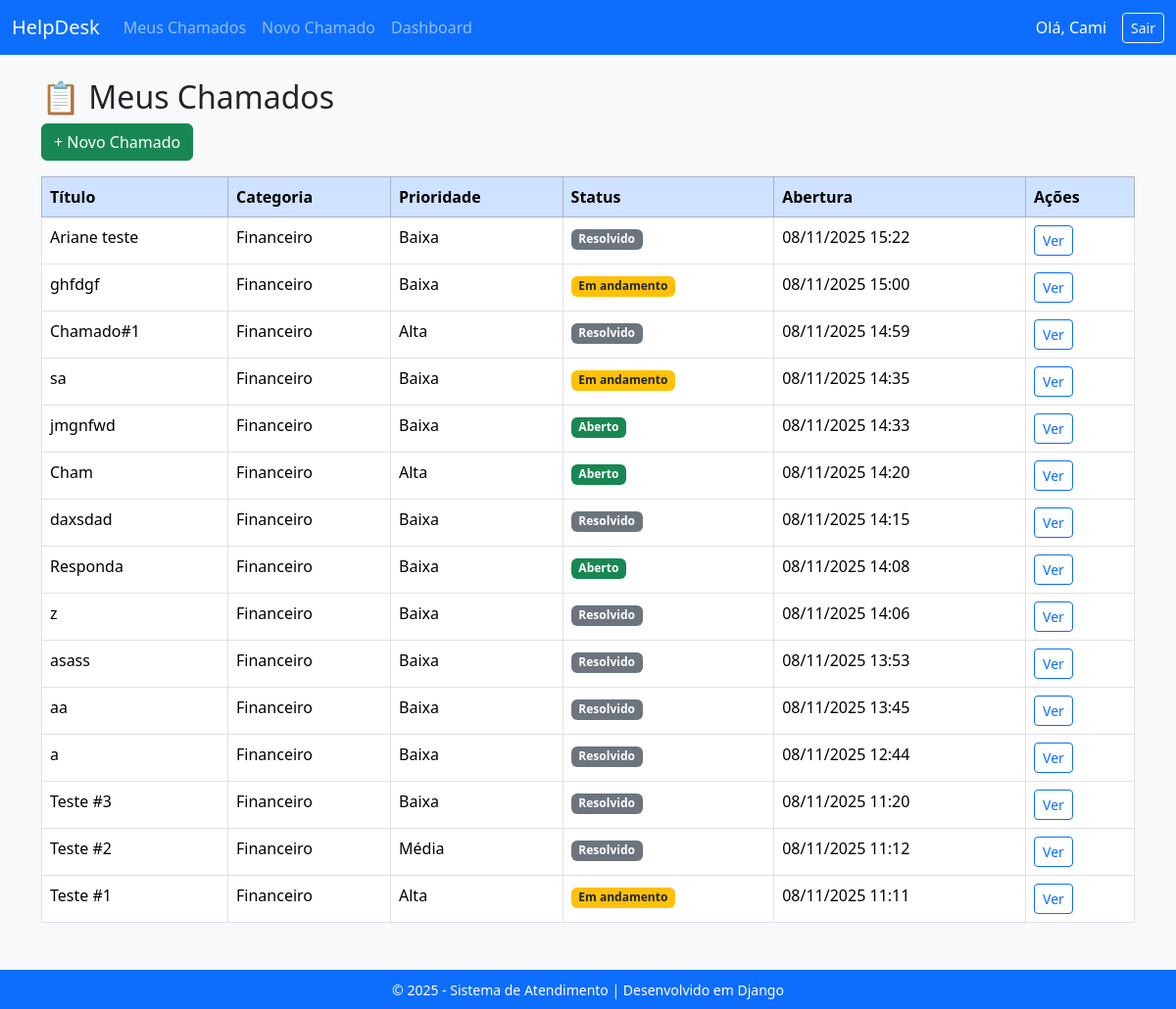
The app's page / (signed in) with its own data.
### atendimento/models.py (models this page shows, shortened)
class Usuario(AbstractUser):
    TIPOS_USUARIO = (
        ('administrativo', 'Administrativo'),
        ('atendente', 'Atendente'),
        ('cliente', 'Cliente'),
    )
    tipo = models.CharField(
        max_length=20,
        choices=TIPOS_USUARIO,
        default='cliente',
        verbose_name='Tipo de Usuário'
    )

class Chamado(models.Model):
    titulo = models.CharField(max_length=200)
    descricao = models.TextField()
    usuario = models.ForeignKey(settings.AUTH_USER_MODEL, on_delete=models.CASCADE, related_name='chamados')
    categoria = models.ForeignKey(Categoria, on_delete=models.SET_NULL, null=True, blank=True)
    prioridade = models.CharField(max_length=10, choices=(('baixa', 'Baixa'), ('media', 'Média'), ('alta', 'Alta')))
    status = models.CharField(max_length=20, choices=(('aberto', 'Aberto'), ('andamento', 'Em andamento'), ('resolvido', 'Resolvido')), default='aberto')
    data_abertura = models.DateTimeField(auto_now_add=True)
    data_atualizacao = models.DateTimeField(auto_now=True)

class Categoria(models.Model):
    nome = models.CharField(max_length=100)

### atendimento/views.py (the view)
# urls.py: path('', views.index, name='index'),
@login_required
def index(request):
    user = request.user
    if user.tipo == 'administrativo':
        chamados = Chamado.objects.all().order_by('-data_abertura')
    elif user.tipo == 'atendente':
        chamados = Chamado.objects.filter(
            usuario__tipo='cliente'
        ).exclude(status='resolvido').order_by('-data_abertura')
    else:  # cliente
        chamados = Chamado.objects.filter(usuario=user).order_by('-data_abertura')
    return render(request, 'atendimento/index.html', {'chamados': chamados})

### atendimento/templates/atendimento/index.html (shortened to what this page needs)
{% extends 'atendimento/base.html' %}
{% block content %}
<h2>📋 Meus Chamados</h2>
<a href="{% url 'novo_chamado' %}" class="btn btn-success mb-3">+ Novo Chamado</a>
{% if chamados %}
<table class="table table-bordered table-hover bg-white">
    <thead class="table-primary">
        <tr>
            <th>Título</th>
            <th>Categoria</th>
            <th>Prioridade</th>
            <th>Status</th>
            <th>Abertura</th>
            <th>Ações</th>
        </tr>
    </thead>
    <tbody>
        {% for c in chamados %}
        <tr>
            <td>{{ c.titulo }}</td>
            <td>{{ c.categoria.nome }}</td>
            <td>{{ c.get_prioridade_display }}</td>
            <td>
                {% if c.status == 'aberto' %}
                    <span class="badge bg-success">Aberto</span>
                {% elif c.status == 'andamento' %}
                    <span class="badge bg-warning text-dark">Em andamento</span>
                {% else %}
                    <span class="badge bg-secondary">Resolvido</span>
                {% endif %}
            </td>
            <td>{{ c.data_abertura|date:"d/m/Y H:i" }}</td>
            <td><a href="{% url 'chamado_detalhes' c.id %}" class="btn btn-sm btn-outline-primary">Ver</a></td>
        </tr>
        {% endfor %}
    </tbody>
</table>
{% else %}
<div class="alert alert-info">Você ainda não possui chamados.</div>
{% endif %}
{% endblock %}

### atendimento/templates/atendimento/base.html (shortened to what this page needs)
<!DOCTYPE html>
<html lang="pt-br">
<head>
    <link href="https://cdn.jsdelivr.net/npm/bootstrap@5.3.2/dist/css/bootstrap.min.css" rel="stylesheet">
</head>
<body class="bg-light">
<nav class="navbar navbar-expand-lg navbar-dark bg-primary">
    <div class="container-fluid">
        <a class="navbar-brand" href="{% url 'index' %}">HelpDesk</a>
        <div class="collapse navbar-collapse" id="navbarNav">
            <ul class="navbar-nav me-auto">
                <li class="nav-item"><a class="nav-link" href="{% url 'index' %}">Meus Chamados</a></li>
                <li class="nav-item"><a class="nav-link" href="{% url 'novo_chamado' %}">Novo Chamado</a></li>
                <li class="nav-item"><a class="nav-link" href="{% url 'dashboard' %}">Dashboard</a></li>
            </ul>
            {% if user.is_authenticated %}
            <span class="navbar-text text-white me-3">Olá, {{ user.username }}</span>
            <a href="{% url 'logout' %}" class="btn btn-outline-light btn-sm">Sair</a>
            {% else %}
            <a href="{% url 'login' %}" class="btn btn-light btn-sm">Entrar</a>
            {% endif %}
        </div>
    </div>
</nav>
<div class="container mt-4">
    {% block content %}
    {% endblock %}
</div>
<footer class="bg-primary text-white text-center p-2 mt-5">
    <small>&copy; 2025 - Sistema de Atendimento | Desenvolvido em Django</small>
</footer>
</body>
</html>

### records on screen
Usuario: username "Cami"
Chamado: titulo "Ariane teste", categoria.nome "Financeiro", prioridade "Baixa", status "Resolvido", data_abertura "08/11/2025 15:22"
Chamado: titulo "ghfdgf", categoria.nome "Financeiro", prioridade "Baixa", status "Em andamento", data_abertura "08/11/2025 15:00"
Chamado: titulo "Chamado#1", categoria.nome "Financeiro", prioridade "Alta", status "Resolvido", data_abertura "08/11/2025 14:59"
Chamado: titulo "sa", categoria.nome "Financeiro", prioridade "Baixa", status "Em andamento", data_abertura "08/11/2025 14:35"
Chamado: titulo "jmgnfwd", categoria.nome "Financeiro", prioridade "Baixa", status "Aberto", data_abertura "08/11/2025 14:33"
Chamado: titulo "Cham", categoria.nome "Financeiro", prioridade "Alta", status "Aberto", data_abertura "08/11/2025 14:20"
Chamado: titulo "daxsdad", categoria.nome "Financeiro", prioridade "Baixa", status "Resolvido", data_abertura "08/11/2025 14:15"
Chamado: titulo "Responda", categoria.nome "Financeiro", prioridade "Baixa", status "Aberto", data_abertura "08/11/2025 14:08"
Chamado: titulo "z", categoria.nome "Financeiro", prioridade "Baixa", status "Resolvido", data_abertura "08/11/2025 14:06"
Chamado: titulo "asass", categoria.nome "Financeiro", prioridade "Baixa", status "Resolvido", data_abertura "08/11/2025 13:53"
Chamado: titulo "aa", categoria.nome "Financeiro", prioridade "Baixa", status "Resolvido", data_abertura "08/11/2025 13:45"
Chamado: titulo "a", categoria.nome "Financeiro", prioridade "Baixa", status "Resolvido", data_abertura "08/11/2025 12:44"
Chamado: titulo "Teste #3", categoria.nome "Financeiro", prioridade "Baixa", status "Resolvido", data_abertura "08/11/2025 11:20"
Chamado: titulo "Teste #2", categoria.nome "Financeiro", prioridade "Média", status "Resolvido", data_abertura "08/11/2025 11:12"
Chamado: titulo "Teste #1", categoria.nome "Financeiro", prioridade "Alta", status "Em andamento", data_abertura "08/11/2025 11:11"
